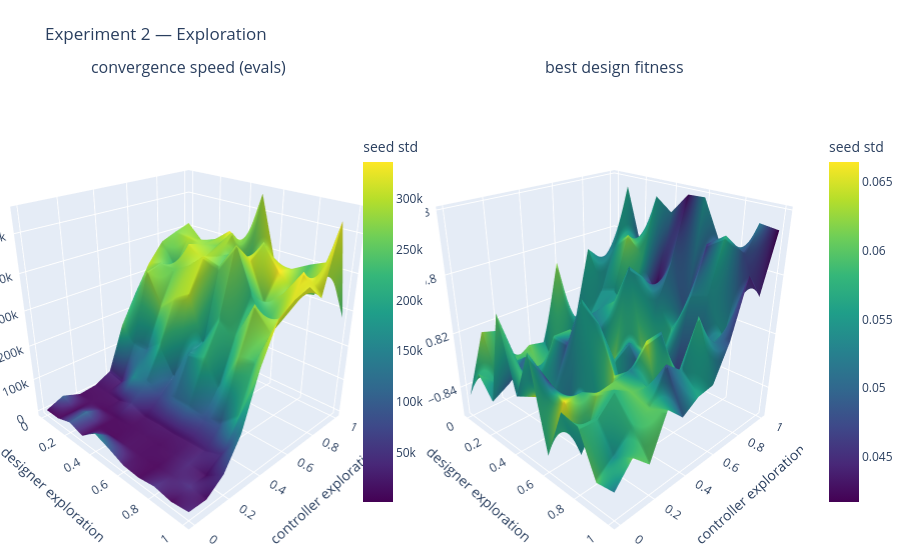

Write notebook code for a chart like this one.
### Markdown cell above
## Experiment 2 — Exploration

The `e = 1` edges are degenerate by construction: nothing ever climbs there, so the pinned
generalization values have no effect at all. That flat edge is a finding, not an artifact.

### Code cell
sp, bt, x, y = metrics(load("exp2_exploration"), "e_d", "e_c")
surface_pair(sp, bt, x, y, "designer exploration", "controller exploration",
             "Experiment 2 — Exploration", logaxes=False).show()
